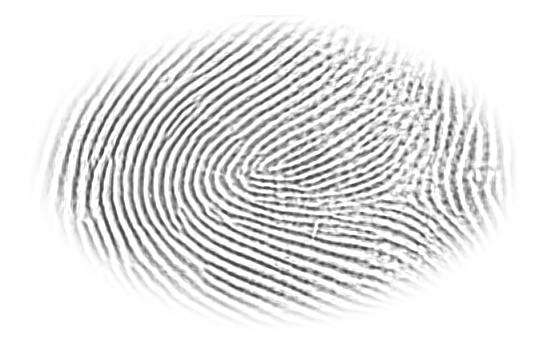
#> input picture data/raw/samples/1_1_1.jpg, 544 x 352 px
$ python extract_features.py ../data/raw/samples/1_1_1.jpg out.png
#> lines starting #> are read from the running program, lines starting #| are printed output that depends on the picture; after the words box and inside, x2 and y2 are one past the last pixel; in counts of white or black regions, pixels touching at a corner belong together
#!/usr/bin/env python

import cv2
import argparse
import pickle

from pathlib import Path
from skimage.morphology import skeletonize

def run():
    parser = argparse.ArgumentParser(description="Extract features.")
    parser.add_argument("src", help="Path to the enhanced fingerprint image.")
    parser.add_argument("dest", help="Path to the output features file.")
    args = parser.parse_args()

    # Read image
    image = cv2.imread(args.src, cv2.IMREAD_GRAYSCALE)
#> image is the input picture: shape (352, 544); min 50, max 255, mean 227.4

    # Skeletonize the image
    image = skeletonize(image) * 255
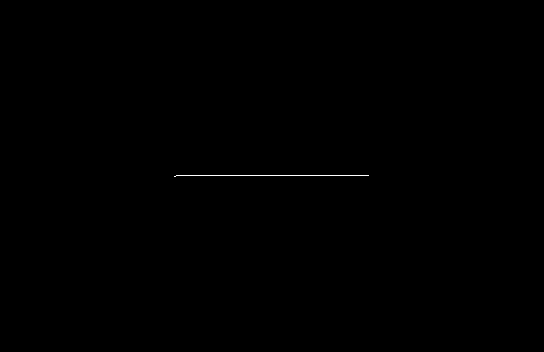
#> image: shape (352, 544) int64; 0.1% white in thin lines or dots, all inside (x1, y1, x2, y2) = (174, 175, 369, 177)

    # Instantiate ORB detector
    orb = cv2.ORB_create()

    # Find the keypoints and descriptors with ORB
#> (the run stopped early here; a loop or call above may not have finished)

$ run again, on data/raw/samples/1_i_1_w_1.jpg
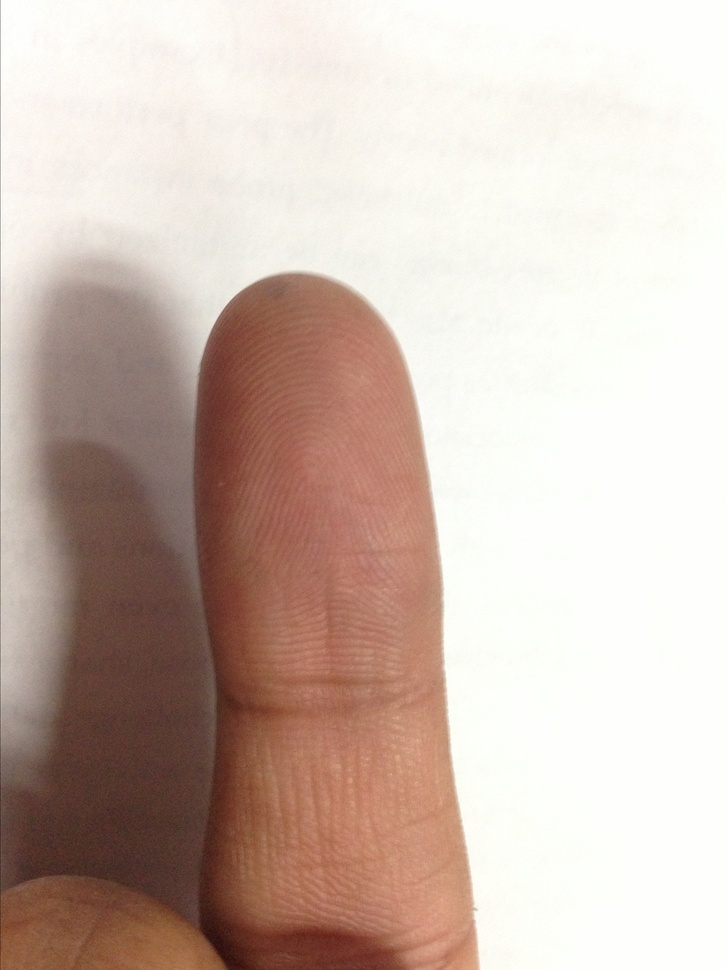
#> input picture data/raw/samples/1_i_1_w_1.jpg, 727 x 970 px, shrunk from 2448 x 3264 before the run
#> in run, `image = cv2.imread(args.src, cv2.IMREAD_GRAYSCALE)`:
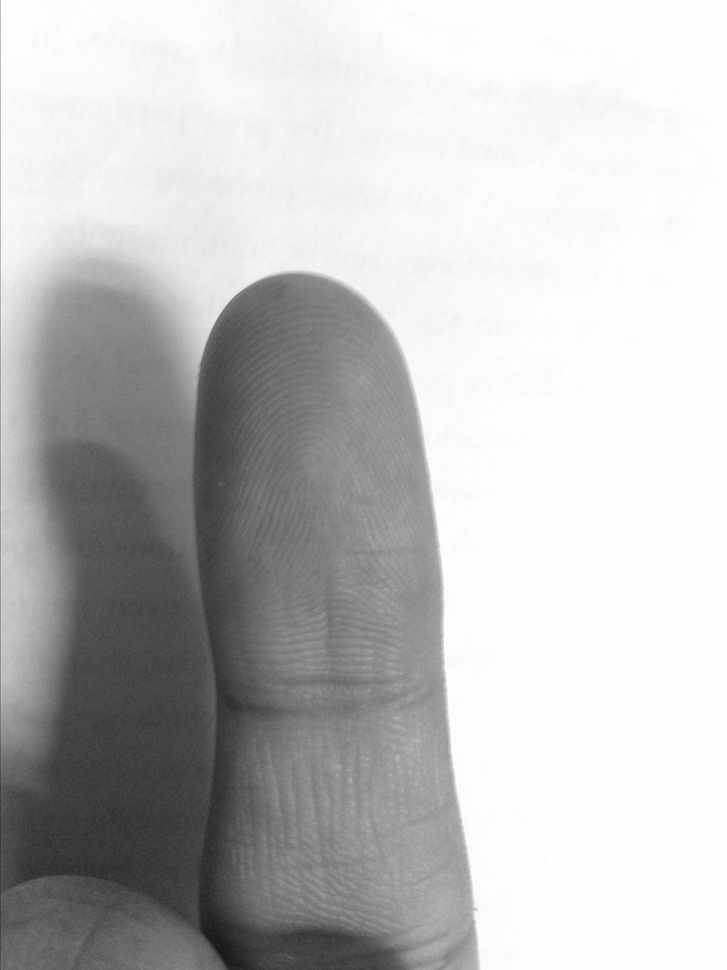
#> image: shape (970, 727); min 21, max 255, mean 192

$ run again, on data/raw/samples/1_i_2_w_1.jpg
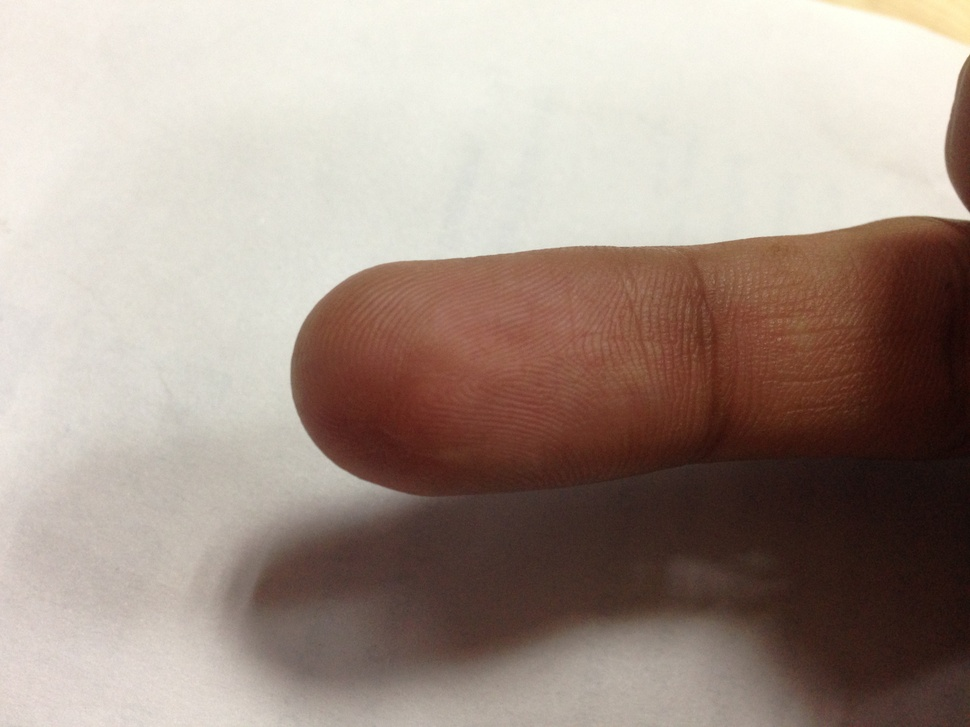
#> input picture data/raw/samples/1_i_2_w_1.jpg, 970 x 727 px, shrunk from 3264 x 2448 before the run
#> in run, `image = cv2.imread(args.src, cv2.IMREAD_GRAYSCALE)`:
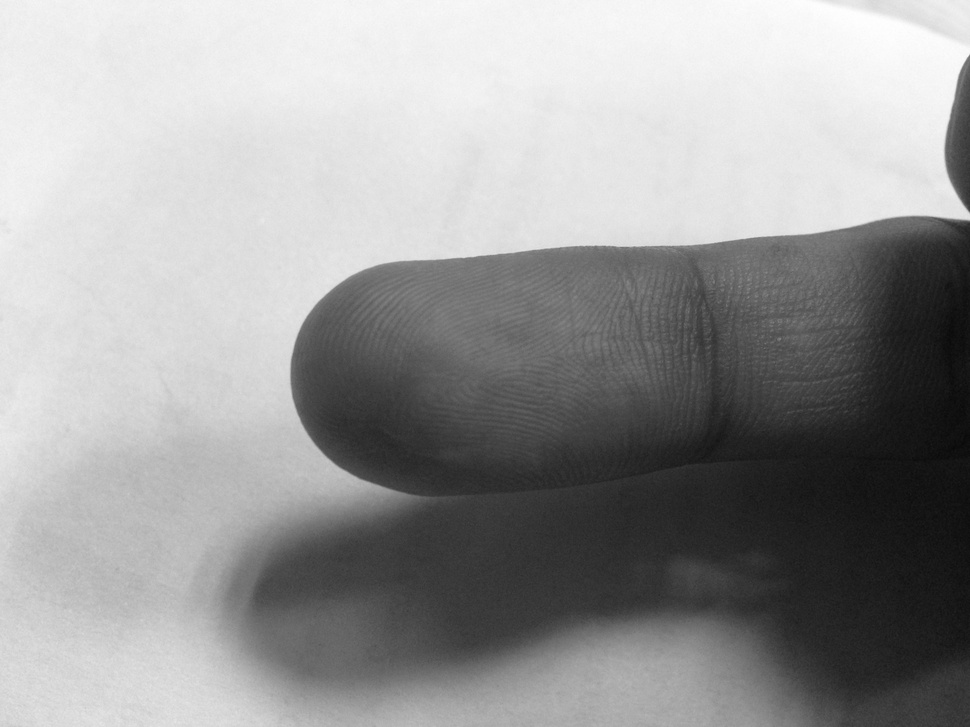
#> image: shape (727, 970); min 8, max 255, mean 153.8
